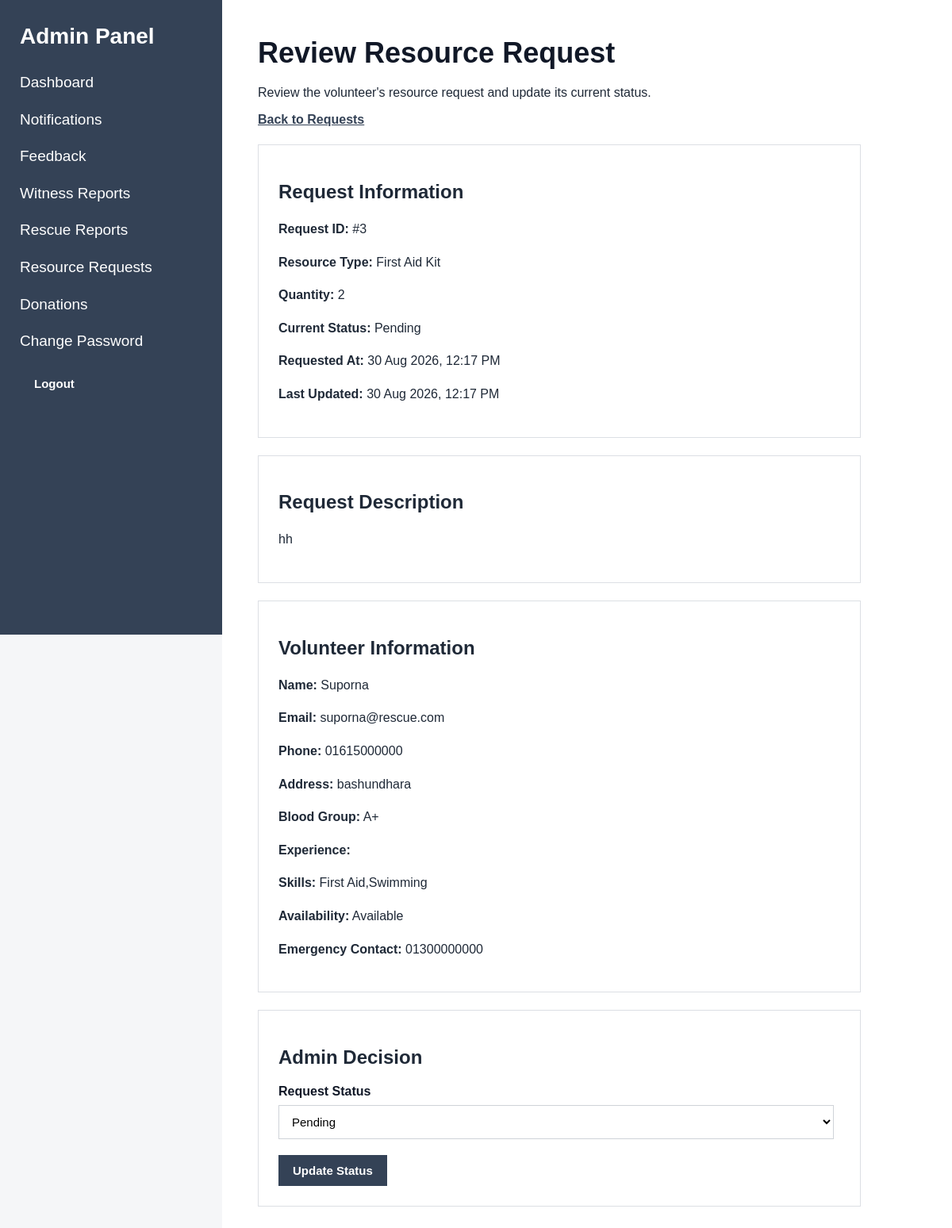
Page /index.php?page=admin-resource-request-view&id=3 (signed in) on the committed database.
### tables this page shows
CREATE TABLE `resource_requests` (
  `id` int(11) NOT NULL,
  `volunteer_id` int(11) NOT NULL,
  `resource_type` varchar(100) NOT NULL,
  `quantity` int(11) NOT NULL,
  `description` text DEFAULT NULL,
  `status` enum('pending','approved','rejected','completed') DEFAULT 'pending',
  `created_at` timestamp NOT NULL DEFAULT current_timestamp(),
  `updated_at` timestamp NOT NULL DEFAULT current_timestamp() ON UPDATE current_timestamp()
);

CREATE TABLE `users` (
  `id` int(11) NOT NULL,
  `name` varchar(100) NOT NULL,
  `username` varchar(50) NOT NULL,
  `email` varchar(150) NOT NULL,
  `phone` varchar(20) DEFAULT NULL,
  `password` varchar(255) NOT NULL,
  `role` enum('admin','volunteer','witness','help_seeker') NOT NULL,
  `created_at` timestamp NOT NULL DEFAULT current_timestamp(),
  `updated_at` timestamp NOT NULL DEFAULT current_timestamp() ON UPDATE current_timestamp()
);

CREATE TABLE `volunteer_profiles` (
  `id` int(11) NOT NULL,
  `user_id` int(11) NOT NULL,
  `address` varchar(255) DEFAULT NULL,
  `blood_group` varchar(10) DEFAULT NULL,
  `experience` varchar(255) DEFAULT NULL,
  `skills` text DEFAULT NULL,
  `emergency_contact` varchar(100) DEFAULT NULL,
  `availability_status` enum('available','unavailable','currently_rescuing') NOT NULL DEFAULT 'available',
  `created_at` timestamp NOT NULL DEFAULT current_timestamp(),
  `updated_at` timestamp NOT NULL DEFAULT current_timestamp() ON UPDATE current_timestamp()
);

### controllers/ResourceRequestController.php (called while the page is built, shortened)
<?php
require_once "models/ResourceRequestModel.php";
function showAdminResourceRequest(
    $conn,
    $request_id
) {
    $request_id = (int)$request_id;
    $request = getResourceRequestForAdminById(
        $conn,
        $request_id
    );
    require_once "views/admin/resource_requests/view.php";
}

### models/ResourceRequestModel.php (called while the page is built, shortened)
<?php
function getResourceRequestForAdminById(
    $conn,
    $request_id
) {
    $sql = "
        SELECT
            rr.*,
            u.name AS volunteer_name,
            u.email AS volunteer_email,
            u.phone AS volunteer_phone,
            vp.address AS volunteer_address,
            vp.blood_group,
            vp.experience,
            vp.skills,
            vp.emergency_contact,
            vp.availability_status
        FROM resource_requests AS rr
        INNER JOIN users AS u
            ON rr.volunteer_id = u.id
        LEFT JOIN volunteer_profiles AS vp
            ON rr.volunteer_id = vp.user_id
        WHERE rr.id = ?
        AND u.role = 'volunteer'
        LIMIT 1
    ";
    $stmt = mysqli_prepare(
        $conn,
        $sql
    );
    mysqli_stmt_bind_param(
        $stmt,
        "i",
        $request_id
    );
    mysqli_stmt_execute($stmt);
    $result =
        mysqli_stmt_get_result($stmt);
    $request =
        mysqli_fetch_assoc($result);
    return $request ?: null;
}

### views/admin/resource_requests/view.php (the view, shortened to what this page needs)
<?php
require_once "views/partials/header.php";
require_once "views/partials/sidebar.php";
?>
<div class="content">
    <div class="page-header">
        <div>
            <h1>Review Resource Request</h1>
            <p>
                Review the volunteer's resource request
                and update its current status.
            </p>
        </div>
        <div>
            <a
                href="index.php?page=admin-resource-requests"
                class="btn"
            >
                Back to Requests
            </a>
        </div>
    </div>
    <div class="card">
        <h2>Request Information</h2>
        <p>
            <strong>Request ID:</strong>
            #<?= (int)$request['id']; ?>
        </p>
        <p>
            <strong>Resource Type:</strong>
            <?= htmlspecialchars(
                ucfirst(
                    str_replace(
                        '_',
                        ' ',
                        $request['resource_type']
                        ?? 'N/A'
                    )
                )
            ); ?>
        </p>
        <p>
            <strong>Quantity:</strong>
            <?= (int)(
                $request['quantity']
                ?? 0
            ); ?>
        </p>
        <p>
            <strong>Current Status:</strong>
            <span class="status-badge">
                <?= htmlspecialchars(
                    ucfirst(
                        $request['status']
                        ?? 'pending'
                    )
                ); ?>
            </span>
        </p>
        <p>
            <strong>Requested At:</strong>
            <?php
            $createdAt =
                $request['created_at']
                ?? '';
            echo $createdAt
                ? htmlspecialchars(
                    date(
                        'd M Y, h:i A',
                        strtotime($createdAt)
                    )
                )
                : 'N/A';
            ?>
        </p>
        <p>
            <strong>Last Updated:</strong>
            <?php
            $updatedAt =
                $request['updated_at']
                ?? '';
            echo $updatedAt
                ? htmlspecialchars(
                    date(
                        'd M Y, h:i A',
                        strtotime($updatedAt)
                    )
                )
                : 'N/A';
            ?>
        </p>
    </div>
    <div class="card">
        <h2>Request Description</h2>
        <p>
            <?= nl2br(
                htmlspecialchars(
                    $request['description']
                    ?? 'No description provided.'
                )
            ); ?>
        </p>
    </div>
    <div class="card">
        <h2>Volunteer Information</h2>
        <p>
            <strong>Name:</strong>
            <?= htmlspecialchars(
                $request['volunteer_name']
                ?? 'N/A'
            ); ?>
        </p>
        <p>
            <strong>Email:</strong>
            <?= htmlspecialchars(
                $request['volunteer_email']
                ?? 'N/A'
            ); ?>
        </p>
        <p>
            <strong>Phone:</strong>
            <?= htmlspecialchars(
                $request['volunteer_phone']
                ?? 'N/A'
            ); ?>
        </p>
        <p>
            <strong>Address:</strong>
            <?= htmlspecialchars(
                $request['volunteer_address']
                ?? 'N/A'
            ); ?>
        </p>
        <p>
            <strong>Blood Group:</strong>
            <?= htmlspecialchars(
                $request['blood_group']
                ?? 'N/A'
            ); ?>
        </p>
        <p>
            <strong>Experience:</strong>
        </p>
        <p>
            <strong>Skills:</strong>
            <?= htmlspecialchars(
                $request['skills']
                ?? 'N/A'
            ); ?>
        </p>
        <p>
            <strong>Availability:</strong>
            <?= htmlspecialchars(
                ucfirst(
                    str_replace(
                        '_',
                        ' ',
                        $request['availability_status']
                        ?? 'N/A'
                    )
                )
            ); ?>
        </p>
        <p>
            <strong>Emergency Contact:</strong>
            <?= htmlspecialchars(
                $request['emergency_contact']
                ?? 'N/A'
            ); ?>
        </p>
    </div>
    <div class="card">
        <h2>Admin Decision</h2>
        <?php
        $currentStatus =
            $request['status']
            ?? 'pending';
        ?>
        <form
            method="POST"
            action="index.php?page=admin-resource-request-view&id=<?= (int)$request['id']; ?>"
        >
            <div class="form-group">
                <label for="status">
                    Request Status
                </label>
                <select
                    name="status"
                    id="status"
                    required
                >
                    <option
                        value="pending"
                        <?= $currentStatus === 'pending'
                            ? 'selected'
                            : ''; ?>
                    >
                        Pending
                    </option>
                </select>
            </div>
            <button
                type="submit"
                class="btn btn-primary"
            >
                Update Status
            </button>
        </form>
    </div>
</div>
<?php
require_once "views/partials/footer.php";
?>

### assets/css/style.css (style rules this page uses)
* { box-sizing: border-box; }
body { margin: 0; font-family: Arial, Helvetica, sans-serif; background: #f5f6f8; color: #1f2937; }
.content { margin-left: 280px; padding: 45px; min-height: 100vh; background: white; }
.content h1 { margin-top: 0; margin-bottom: 20px; font-size: 36px; line-height: 1.2; color: #111827; }
.card { max-width: 760px; background: white; border: 1px solid #dcdfe4; padding: 25px; margin-top: 22px; margin-bottom: 22px; }
.card p { font-size: 16px; line-height: 1.6; }
.content a { color: #344256; font-weight: 600; text-decoration: underline; }
.content>form, .card form { max-width: 700px; }
.content>form div, .card form div { margin-bottom: 20px; }
label { display: block; margin-bottom: 8px; font-size: 16px; font-weight: bold; color: #111827; }
input, textarea, select { width: 100%; padding: 11px 12px; border: 1px solid #cfd3d8; background: white; font-family: Arial, Helvetica, sans-serif; font-size: 15px; outline: none; }
button { background: #344256; color: white; border: none; padding: 11px 18px; font-family: Arial, Helvetica, sans-serif; font-size: 15px; font-weight: 600; cursor: pointer; }

### rows in the picture
resource_requests: id "3", resource_type "First Aid Kit", quantity "2", status "Pending", created_at "30 Aug 2026, 12:17 PM", updated_at "30 Aug 2026, 12:17 PM", description "hh", users.name "Suporna", users.email "suporna@rescue.com", users.phone "01615000000", volunteer_profiles.address "bashundhara", volunteer_profiles.blood_group "A+", volunteer_profiles.skills "First Aid,Swimming", volunteer_profiles.availability_status "Available", volunteer_profiles.emergency_contact "01300000000"
